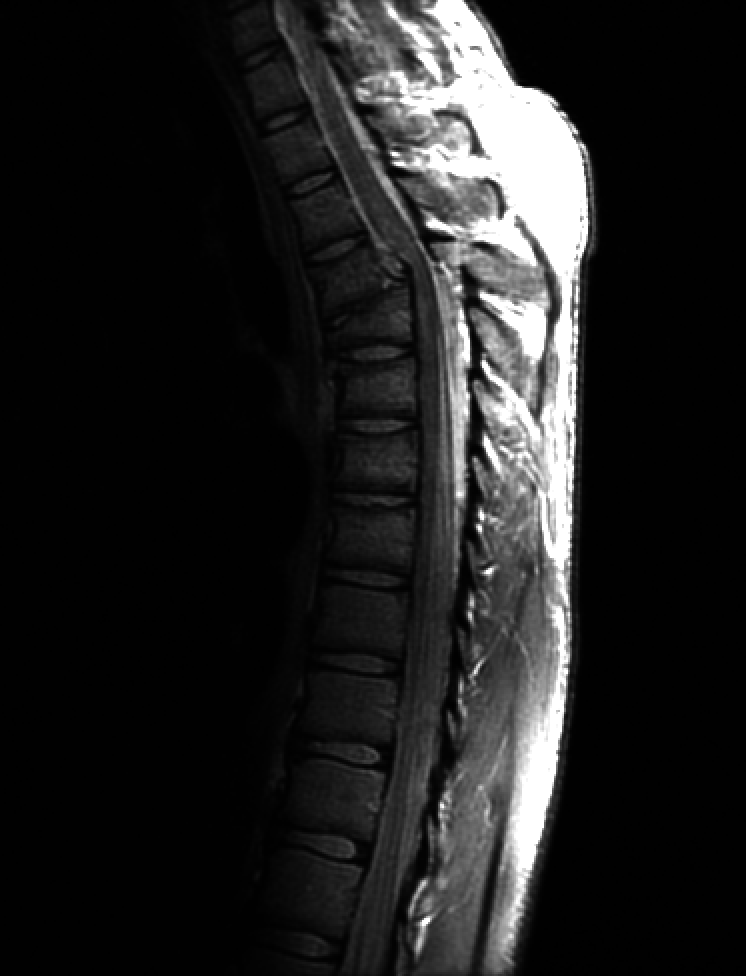
#> input picture Imagens/Fig0308(a)(fractured_spine).tif, 746 x 976 px, found by its file name
$ jupyter execute transformacoes_e_hitograma.ipynb
#> lines starting #> are read from the running program, lines starting #| are printed output that depends on the picture
[cell 1]
import numpy as np
from PIL import Image, ImageOps
import matplotlib.pyplot as plt
import cv2

def abrir_imagem(caminho):
#> called with caminho = 'Fig0308(a)(fractured_spine).tif'
    img = Image.open(caminho)
#> img is the input picture: PIL image 746x976 L; min 0, max 255, mean 32.6
    print(f"Formato: {img.format}, Tamanho: {img.size}, Modo: {img.mode}")
#| Formato: TIFF, Tamanho: (746, 976), Modo: L
    return img, np.array(img)

def plotar_imagem(img_original, img_filtrada, titulo_original, titulo_filtrada):
    fig, ax = plt.subplots(nrows=1, ncols=2, figsize=(10, 5))

    # Exibindo a imagem original
    ax[0].imshow(img_original, cmap='gray' if img_original.mode == 'L' else None)
    ax[0].set_title(titulo_original)
    ax[0].axis('off')

    # Exibindo a imagem filtrada
    ax[1].imshow(img_filtrada, cmap='gray' if img_filtrada.mode == 'L' else None)
    ax[1].set_title(titulo_filtrada)
    ax[1].axis('off')

    plt.show()

def mensagem_binario(msg):
    if isinstance(msg, str):
        return ''.join([format(ord(i), "08b") for i in msg])
    elif isinstance(msg, (bytes, np.ndarray)):
        return [format(i, "08b") for i in msg]
    elif isinstance(msg, (int, np.uint8)):
        return format(msg, "08b")
    else:
        raise TypeError("Tipo de dado não suportado. Suportado: str, bytes, np.ndarray e int.")

def ocultar_mensagem(img, msg):
    n_bytes = img.size[0] * img.size[1] * 3 // 8
    if len(msg) > n_bytes:
        raise ValueError("A mensagem é muito grande para ser ocultada na imagem.")

    msg += "####"
    dados_binario = mensagem_binario(msg)
    dados_binario = iter(dados_binario)

    for i in range(img.size[0]):
        for j in range(img.size[1]):
            pixel = img.getpixel((i, j))
            pixel_binario = mensagem_binario(pixel)

            try:
                bit = next(dados_binario)
                pixel_binario = pixel_binario[:-1] + bit
                img.putpixel((i, j), int(pixel_binario, 2))
            except StopIteration:
                return

def extrair_mensagem(img):
    dados_binario = []

    for i in range(img.size[0]):
        for j in range(img.size[1]):
            pixel_binario = mensagem_binario(img.getpixel((i, j)))
            dados_binario.append(pixel_binario[-1])  # Pega o bit menos significativo

    num_bytes = len(dados_binario) // 8
    bits_caractere = np.split(np.array(dados_binario[:num_bytes*8]), num_bytes)

    mensagem = ""
    for byte in bits_caractere:
        caractere = chr(int("".join(byte), 2))
        mensagem += caractere

        if mensagem[-5:] == "####":
            return mensagem[:-5]

# Aplicar a transformação logarítmica
def transformacao_logaritmica(img, c):
#> called with c = 1
    img_log = c * np.log1p(img)
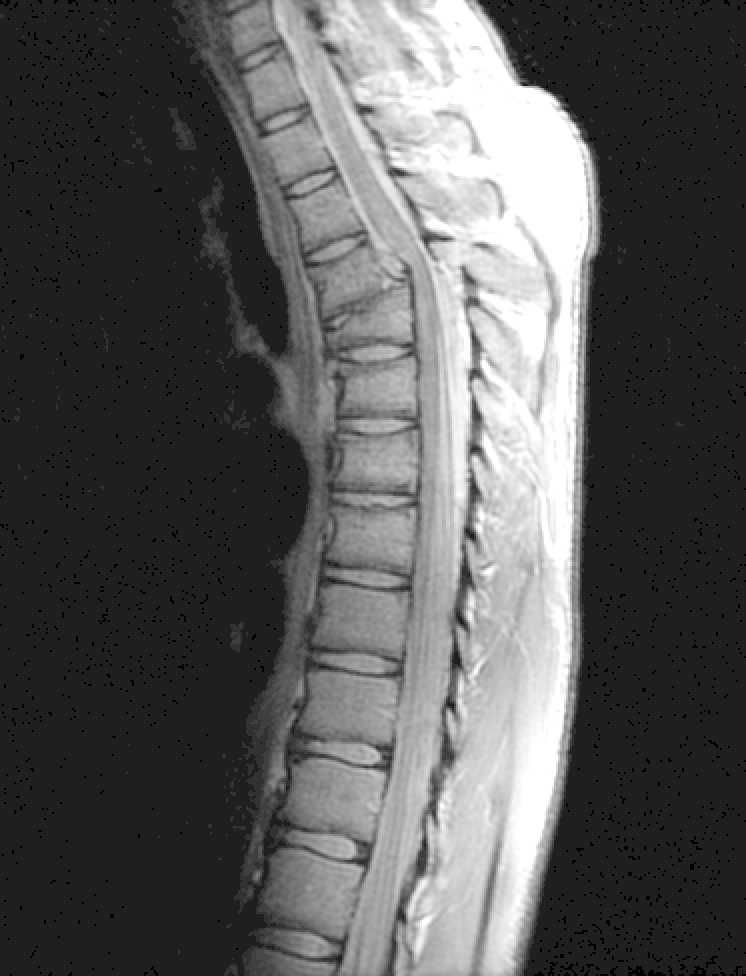
#> img_log: shape (976, 746) float16; min 0, max 5.55, mean 1.94; drawn with min black and max white
    img_log = np.array(np.clip(img_log, 0, 255), dtype=np.uint8)
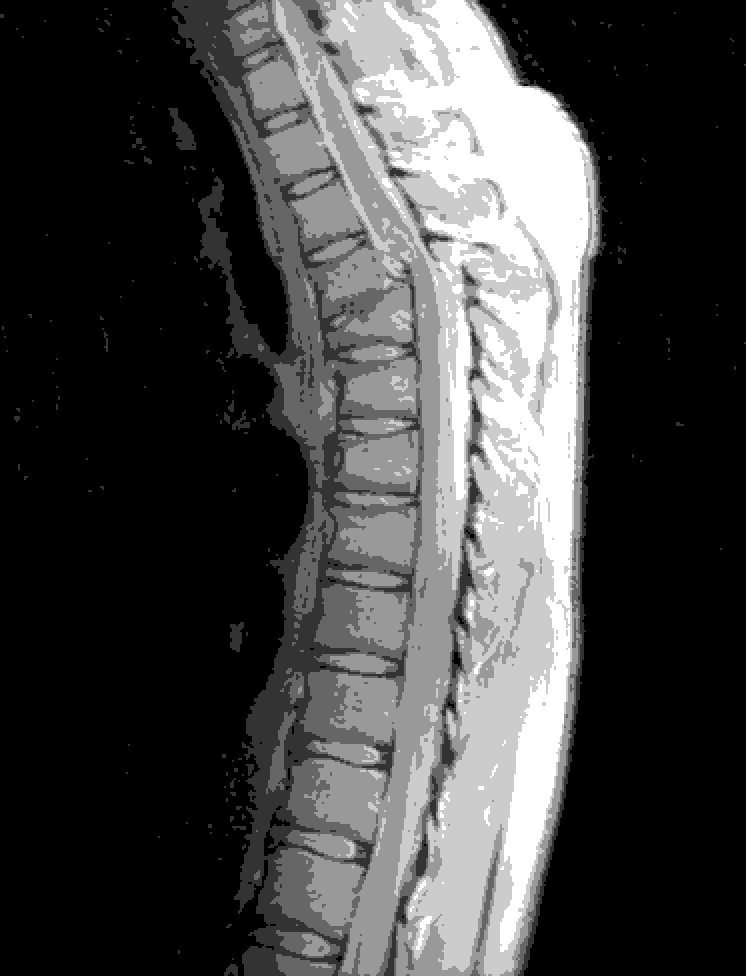
#> img_log: shape (976, 746); min 0, max 5, mean 1.34; drawn with min black and max white
#> in plotar_imagem, `plt.show()`:
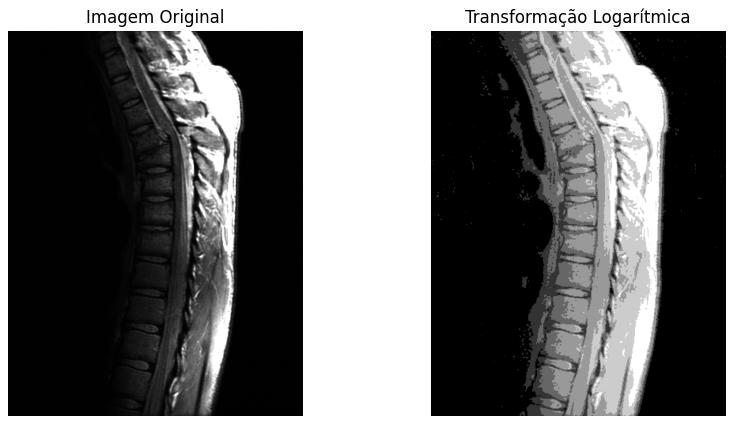
#> figure drawn by matplotlib, 2 panels
    return img_log

# Aplicar a transformação de potência (gama)
def transformacao_potencia(img, c, gamma):
#> called with c = 1, gamma = 2
    img_pow = c * (img ** gamma)
    img_pow = np.array(np.clip(img_pow, 0, 255), dtype=np.uint8)
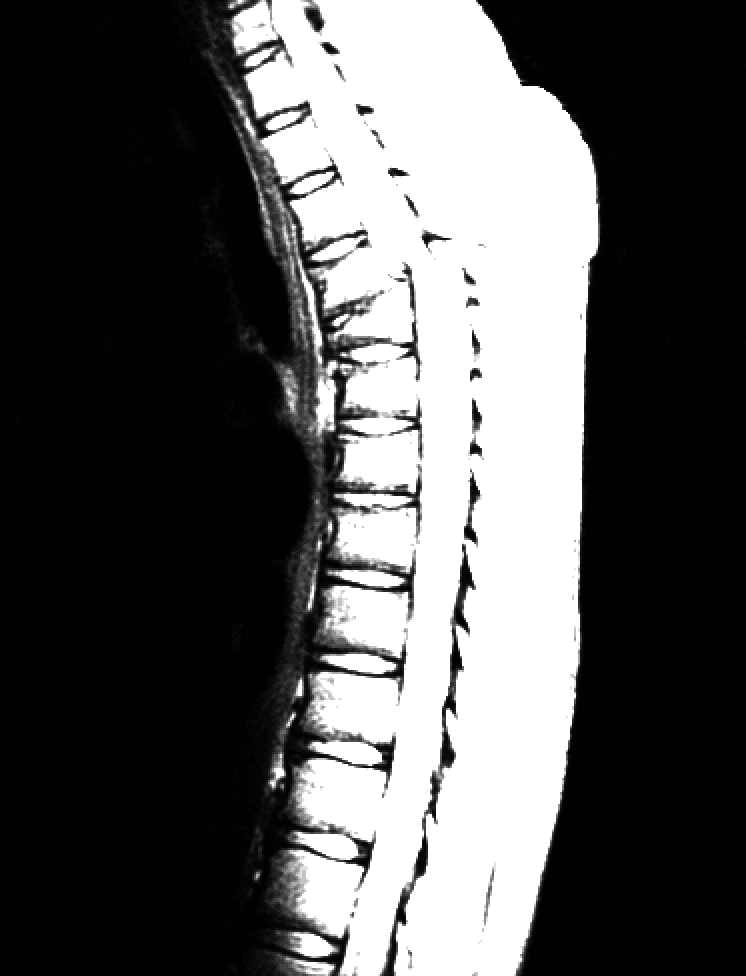
#> img_pow: shape (976, 746); min 0, max 255, mean 86.7
    return img_pow

# Implementar a equalização do histograma manualmente
def equalizacao_histograma_manual(img):
    hist, _ = np.histogram(img.flatten(), 256, [0, 256])
#> hist = 256 values, max 407152 at index 1, min 0 at index 59, mean 2844.1
    cdf = hist.cumsum()
#> cdf = 256 values from 10592 to 728096
    cdf_normalizado = (255 * cdf / cdf[-1]).astype(np.uint8)
#> cdf_normalizado = 256 values from 3 to 255
    img_eq = cdf_normalizado[img]
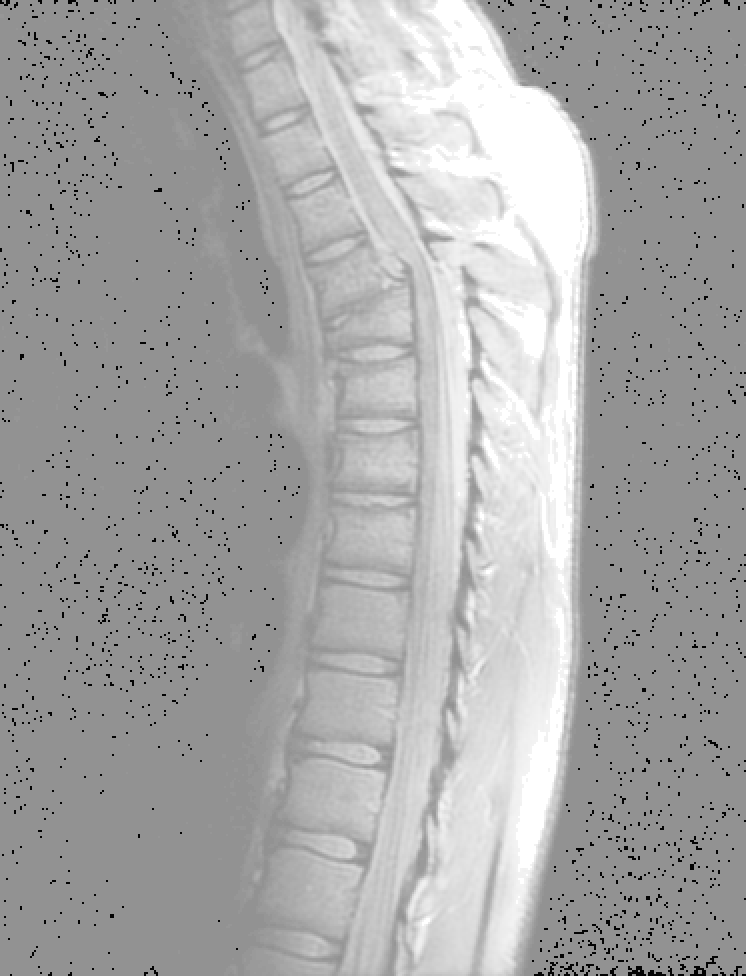
#> img_eq: shape (976, 746); min 3, max 255, mean 167.5
    return img_eq

# Implementar a equalização do histograma com OpenCv
def equalizacao_histograma_opencv(img):
    img_eq = cv2.equalizeHist(img)
    return img_eq

# Implementar a equalização do histograma com Pillow
def equalizacao_histograma_pillow(img):
    img_pillow = Image.fromarray(img)
    img_eq = ImageOps.equalize(img_pillow)
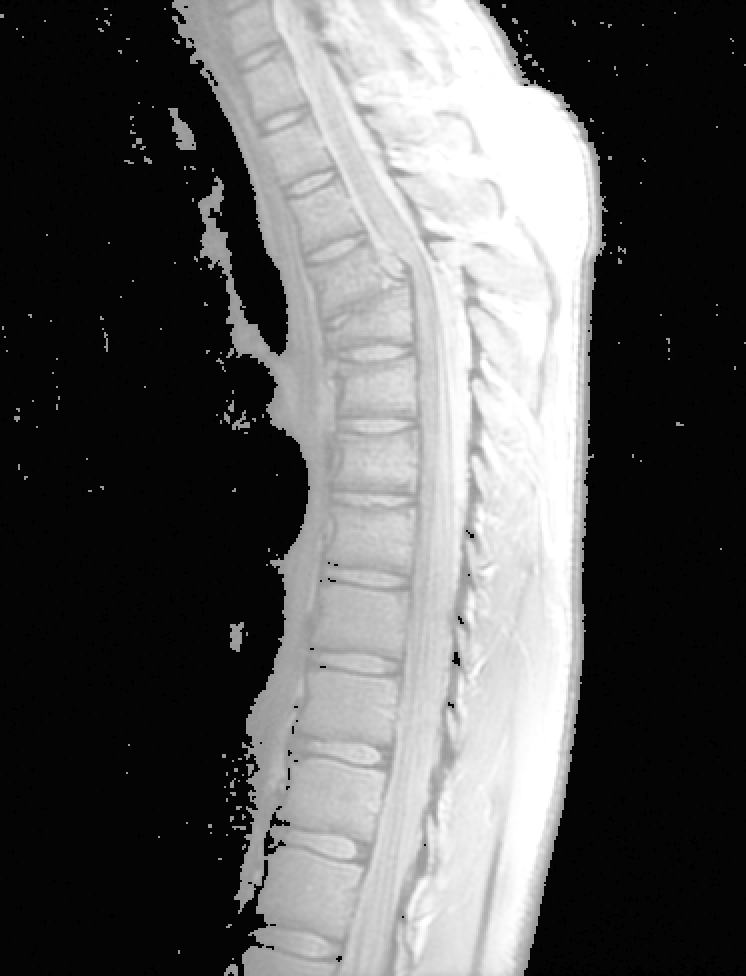
#> img_eq: PIL image 746x976 L; min 0, max 255, mean 91.3
    return np.array(img_eq)

# Representação de cada plano de bits
def representacao_planos_bits(img):
    # Converter a imagem para escala de cinza se não estiver
    if img.ndim == 3:
        img = cv2.cvtColor(img, cv2.COLOR_BGR2GRAY)

    # Criar 8 planos de bits
    planos_bits = [(img >> i) & 1 for i in range(8)]
#> planos_bits = 8 items

    fig, axes = plt.subplots(2, 4, figsize=(12, 6))
    for i, ax in enumerate(axes.flat):
        ax.imshow(planos_bits[i], cmap='gray')
        ax.set_title(f"Plano de bits {i}")
        ax.axis('off')
    plt.show()
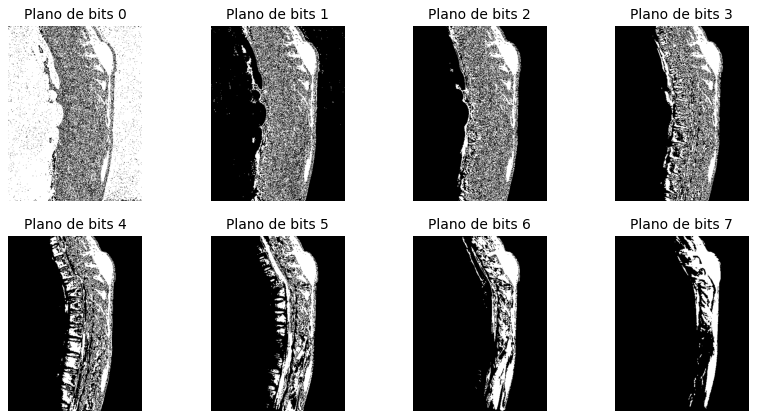
#> figure drawn by matplotlib, 8 panels

def main():
    imagens = ['Fig0308(a)(fractured_spine).tif', 'enhance-me.gif']
    mensagem = "Sua mensagem secreta aqui"

    for caminho in imagens:
        img_original, img_cv = abrir_imagem(caminho)

        if img_original.mode == 'L':  # Somente em tons de cinza
            # Aplicando a transformação logarítmica
            img_log = transformacao_logaritmica(img_cv, c=1)
            plotar_imagem(img_original, Image.fromarray(img_log), "Imagem Original", "Transformação Logarítmica")

            # Aplicando a transformação de potência
            img_pow = transformacao_potencia(img_cv, c=1, gamma=2.0)
            plotar_imagem(img_original, Image.fromarray(img_pow), "Imagem Original", "Transformação de Potência")

            # Equalização de histograma (manual)
            img_eq_manual = equalizacao_histograma_manual(img_cv)
            plotar_imagem(img_original, Image.fromarray(img_eq_manual), "Imagem Original", "Equalização de Histograma Manual")

            # Equalização de histograma (OpenCV)
            img_eq_opencv = equalizacao_histograma_opencv(img_cv)
            plotar_imagem(img_original, Image.fromarray(img_eq_opencv), "Imagem Original", "Equalização de Histograma OpenCV")

            # Equalização de histograma (Pillow)
            img_eq_pillow = equalizacao_histograma_pillow(img_cv)
            plotar_imagem(img_original, Image.fromarray(img_eq_pillow), "Imagem Original", "Equalização de Histograma Pillow")

            # Representação de cada plano de bits
            representacao_planos_bits(img_cv)

        # Esteganografia em tons de cinza e colorido
        img_filtrada = img_cv.copy()
        ocultar_mensagem(Image.fromarray(img_filtrada), mensagem)

        img_filtrada = Image.fromarray(img_filtrada)
        plotar_imagem(img_original, img_filtrada, "Imagem Original", "Imagem com Mensagem Oculta")

        # Extraindo mensagem
        mensagem_extraida = extrair_mensagem(img_filtrada)
#> after the loop in extrair_mensagem, `for i in range(img.size[0]):`: dados_binario = 728096 items
#> in extrair_mensagem, `num_bytes = len(dados_binario) // 8`: num_bytes = 91012
#> in extrair_mensagem, `bits_caractere = np.split(np.array(dados_binario[:num_bytes*8]), num_b..`: bits_caractere = 91012 items
        print("Mensagem extraída:", mensagem_extraida)
#| Mensagem extraída: None
#> pass 2 of the loop in main, `for caminho in imagens:`:
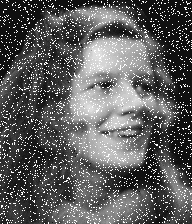
#> input picture Imagens/enhance-me.gif, 192 x 224 px, found by its file name
#> in abrir_imagem, img is the input picture: PIL image 192x224 L; min 0, max 31, mean 11.4
#| Formato: GIF, Tamanho: (192, 224), Modo: L
#> in transformacao_potencia (call 2), `img_pow = np.array(np.clip(img_pow, 0, 255), dtype=np.uint8)`:
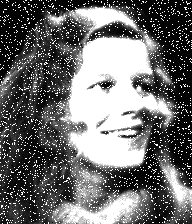
#> img_pow: shape (224, 192); min 0, max 255, mean 110
#> in representacao_planos_bits (call 2), `plt.show()`:
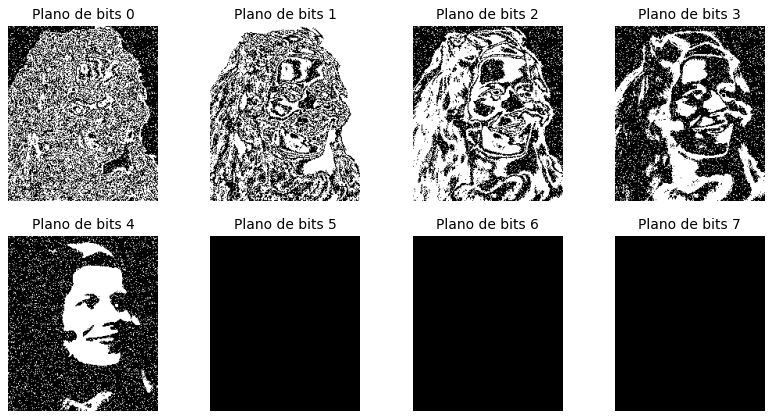
#> figure drawn by matplotlib, 8 panels
#| Mensagem extraída: None

if __name__ == "__main__":
    main()
